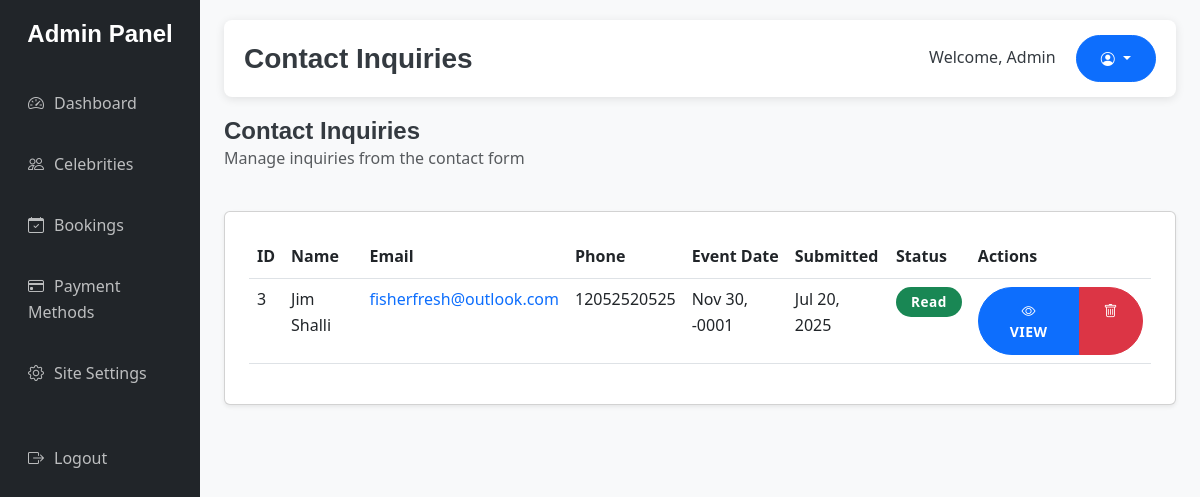
Page /admin/inquiries.php (signed in) on the committed database.
### tables this page shows
CREATE TABLE `contact_inquiries` (
  `id` int(11) NOT NULL,
  `name` varchar(255) NOT NULL,
  `email` varchar(255) NOT NULL,
  `phone` varchar(50) DEFAULT NULL,
  `event_date` date DEFAULT NULL,
  `details` text NOT NULL,
  `created_at` timestamp NOT NULL DEFAULT current_timestamp(),
  `is_read` tinyint(1) DEFAULT 0
);

### includes/functions.php (called while the page is built, shortened)
<?php
function getContactInquiries($pdo, $limit = null)
{
    $sql = "SELECT * FROM contact_inquiries ORDER BY created_at DESC";
    $stmt = $pdo->query($sql);
    return $stmt->fetchAll(PDO::FETCH_ASSOC);
}

### admin/inquiries.php (the view, shortened to what this page needs)
<?php
require_once '../includes/functions.php';
require_once 'includes/admin-header.php';
$inquiries = getContactInquiries($pdo);
?>
<div class="d-flex justify-content-between align-items-center mb-4">
    <div>
        <h4 class="mb-0">Contact Inquiries</h4>
        <p class="text-muted">Manage inquiries from the contact form</p>
    </div>
</div>
<div class="card shadow-sm">
    <div class="card-body">
        <div class="table-responsive">
            <table class="table table-hover">
                <thead>
                    <tr>
                        <th>ID</th>
                        <th>Name</th>
                        <th>Email</th>
                        <th>Phone</th>
                        <th>Event Date</th>
                        <th>Submitted</th>
                        <th>Status</th>
                        <th>Actions</th>
                    </tr>
                </thead>
                <tbody>
                    <?php foreach ($inquiries as $inquiry): ?>
                    <tr class="<?= $inquiry['is_read'] ? '' : 'table-warning' ?>">
                        <td><?= $inquiry['id'] ?></td>
                        <td><?= htmlspecialchars($inquiry['name']) ?></td>
                        <td><a
                                href="mailto:<?= htmlspecialchars($inquiry['email']) ?>"><?= htmlspecialchars($inquiry['email']) ?></a>
                        </td>
                        <td><?= htmlspecialchars($inquiry['phone']) ?></td>
                        <td><?= $inquiry['event_date'] ? date('M d, Y', strtotime($inquiry['event_date'])) : 'N/A' ?>
                        </td>
                        <td><?= date('M d, Y', strtotime($inquiry['created_at'])) ?></td>
                        <td>
                            <span class="badge bg-<?= $inquiry['is_read'] ? 'success' : 'warning' ?>">
                                <?= $inquiry['is_read'] ? 'Read' : 'Unread' ?>
                            </span>
                        </td>
                        <td>
                            <div class="btn-group">
                                <a href="inquiries-view.php?action=view&id=<?= $inquiry['id'] ?>"
                                    class="btn btn-sm btn-primary">
                                    <i class="bi bi-eye"></i> View
                                </a>
                                <a href="inquiries.php?action=delete&id=<?= $inquiry['id'] ?>"
                                    class="btn btn-sm btn-danger"
                                    onclick="return confirm('Are you sure you want to delete this inquiry?')">
                                    <i class="bi bi-trash"></i>
                                </a>
                            </div>
                        </td>
                    </tr>
                    <?php endforeach; ?>
                </tbody>
            </table>
        </div>
    </div>
</div>
</div>
</div>
</div>
</body>
</html>

### stars/assets/css/custom.css (style rules this page uses)
:root { --primary-blue-start: #6a11cb; --primary-blue-end: #2575fc; --dark-section-bg: #212529; --text-dark: #343a40; --bg-red: #ca2800; --bg-white: #ffffff; --text-muted: #6c757d; --text-light-grey: #adb5bd; --success-money: #28a745; --bg-light-gradient: linear-gradient( 135deg, #f0f4f8 0%, #ffffff 100% ); --shadow-light: 0 4px 15px rgba(0, 0, 0, 0.08); --shadow-medium: 0 8px 25px rgba(0, 0, 0, 0.1); --shadow-heavy: 0 12px 35px rgba(0, 0, 0, 0.15); }
body { font-family: "Segoe UI", Tahoma, Geneva, Verdana, sans-serif; color: var(--text-dark); background-color: #f8f9fa; line-height: 1.6; overflow-x: hidden; }
h1, h2, h3, h4, h5, h6 { font-family: "Montserrat", sans-serif; font-weight: 700; color: var(--text-dark); margin-bottom: 1rem; }
p { margin-bottom: 1rem; }
a { text-decoration: none; transition: all 0.3s ease; }
.card-body { padding: 1.5rem; }
.btn { border-radius: 50px; padding: 12px 24px; font-weight: 600; transition: all 0.3s ease; text-transform: uppercase; letter-spacing: 0.5px; }
.badge { padding: 8px 15px; border-radius: 25px; font-weight: 600; font-size: 0.85em; letter-spacing: 0.5px; }

### rows in the picture
contact_inquiries: id "3", name "Jim Shalli", email "fisherfresh@outlook.com", phone "12052520525", event_date "Nov 30, -0001", created_at "Jul 20, 2025", is_read "Read"

### other values in the picture
$pageTitle "Contact Inquiries"
